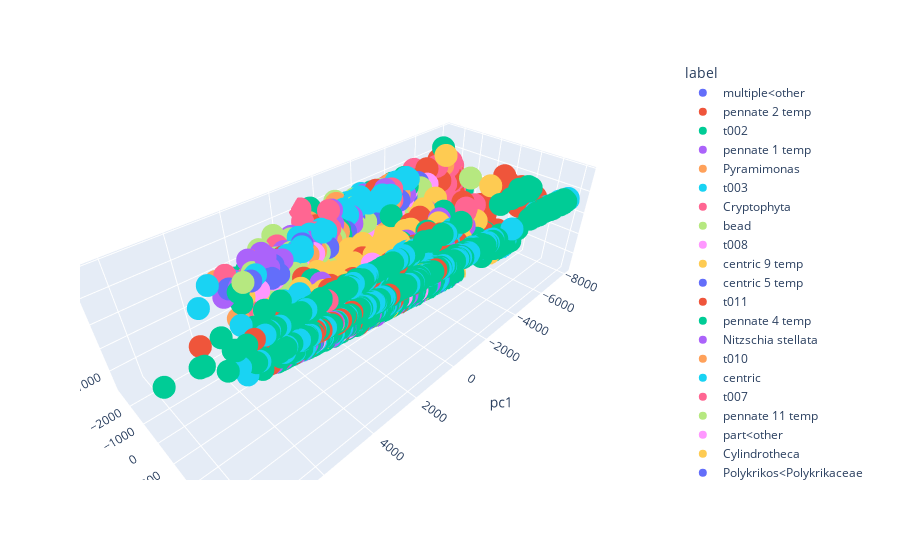

Notebook cell for this chart:
### Code cell
import plotly.express as px
fig = px.scatter_3d(df, x='pc1', y='pc2', z='pc3',
              color='label')
fig.show()
